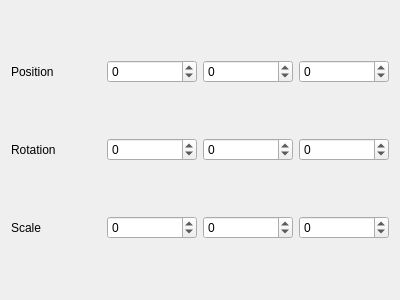
<?xml version="1.0" encoding="UTF-8"?>
<ui version="4.0">
 <class>Inspector</class>
 <widget class="QWidget" name="Inspector">
  <property name="geometry">
   <rect>
    <x>0</x>
    <y>0</y>
    <width>400</width>
    <height>300</height>
   </rect>
  </property>
  <property name="windowTitle">
   <string>Form</string>
  </property>
  <layout class="QGridLayout" name="gridLayout">
   <item row="3" column="0">
    <widget class="QLabel" name="ScaleLabel">
     <property name="text">
      <string>Scale</string>
     </property>
    </widget>
   </item>
   <item row="0" column="1">
    <widget class="QSpinBox" name="PositionX">
     <property name="minimum">
      <number>-99</number>
     </property>
    </widget>
   </item>
   <item row="3" column="1">
    <widget class="QSpinBox" name="ScaleX">
     <property name="minimum">
      <number>-99</number>
     </property>
    </widget>
   </item>
   <item row="1" column="0">
    <widget class="QLabel" name="RotationLabel">
     <property name="text">
      <string>Rotation</string>
     </property>
    </widget>
   </item>
   <item row="1" column="2">
    <widget class="QSpinBox" name="RotationY">
     <property name="minimum">
      <number>-99</number>
     </property>
    </widget>
   </item>
   <item row="0" column="2">
    <widget class="QSpinBox" name="PositionY">
     <property name="minimum">
      <number>-99</number>
     </property>
    </widget>
   </item>
   <item row="0" column="0">
    <widget class="QLabel" name="PositioLabel">
     <property name="text">
      <string>Position</string>
     </property>
    </widget>
   </item>
   <item row="1" column="3">
    <widget class="QSpinBox" name="RotationZ">
     <property name="minimum">
      <number>-99</number>
     </property>
    </widget>
   </item>
   <item row="3" column="2">
    <widget class="QSpinBox" name="ScaleY">
     <property name="minimum">
      <number>-99</number>
     </property>
    </widget>
   </item>
   <item row="0" column="3">
    <widget class="QSpinBox" name="PositioZ">
     <property name="minimum">
      <number>-99</number>
     </property>
    </widget>
   </item>
   <item row="1" column="1">
    <widget class="QSpinBox" name="RotationX">
     <property name="minimum">
      <number>-99</number>
     </property>
    </widget>
   </item>
   <item row="3" column="3">
    <widget class="QSpinBox" name="ScaleZ">
     <property name="minimum">
      <number>-99</number>
     </property>
    </widget>
   </item>
  </layout>
 </widget>
 <resources/>
 <connections/>
</ui>
